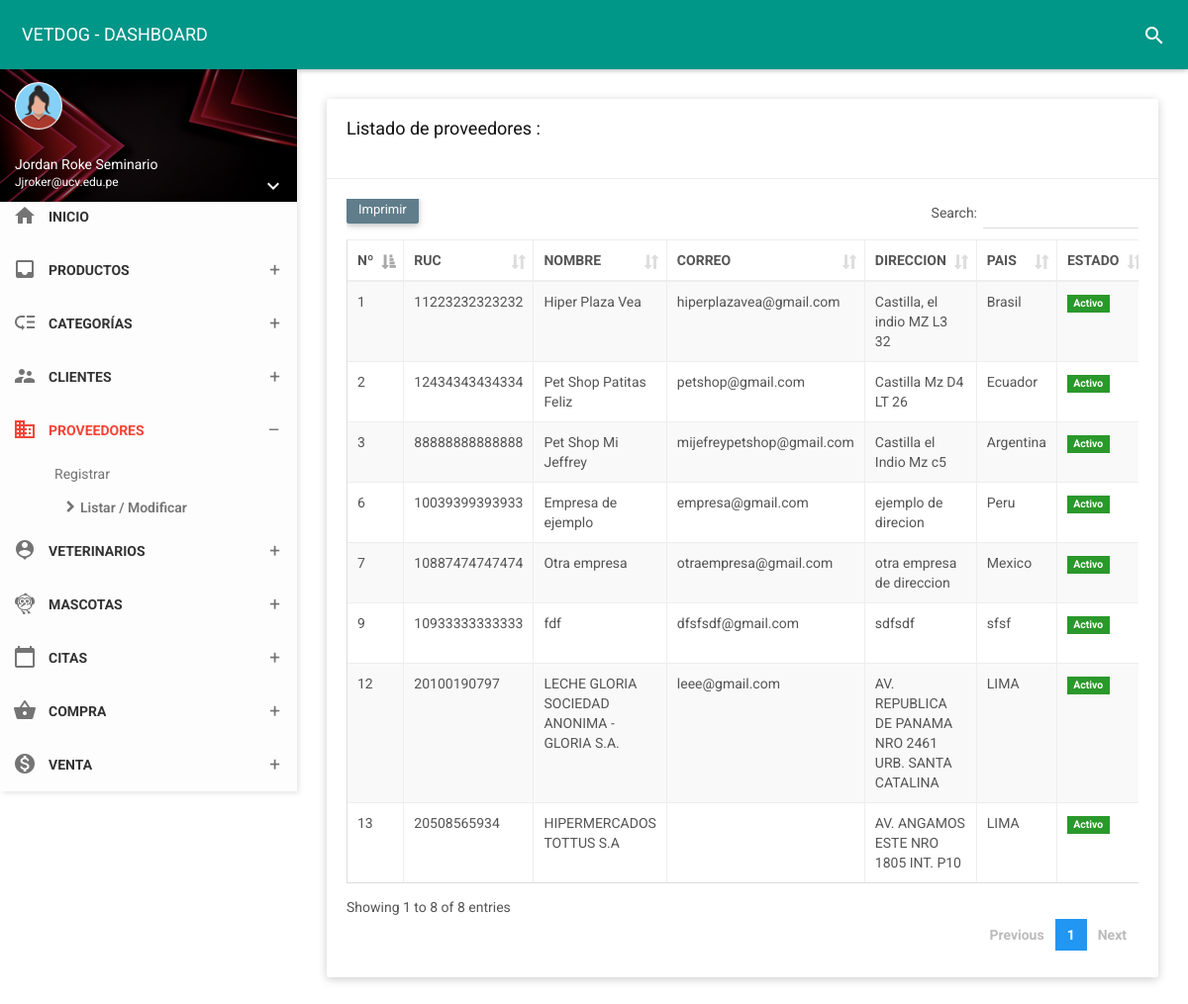
The page /folder/proveedores.php (signed in) on the database its author committed.
### tables this page shows
CREATE TABLE `supplier` (
  `id_prove` int(11) NOT NULL,
  `nomprove` varchar(255) NOT NULL,
  `ruc` char(14) NOT NULL,
  `direcc` varchar(200) NOT NULL,
  `pais` varchar(50) NOT NULL,
  `tele` char(12) NOT NULL,
  `corre` varchar(35) NOT NULL,
  `estado` char(1) NOT NULL,
  `fere` timestamp NOT NULL DEFAULT current_timestamp() ON UPDATE current_timestamp()
);

### controlador/suppliercontrolador.php (called while the page is built, shortened)
<?php
require_once '../modelo/modelosupplier.php';
class suppliercontrolador{
    function mostrar(){
        $supplier=new Modelo();
        $dato=$supplier->mostrar("supplier", "1");
        require_once '../vista/proveedores/mostrar.php';
    }
    }

### modelo/modelosupplier.php (called while the page is built, shortened)
<?php
class Modelo{
  private $supplier;
  private $db;
  public function __construct(){
      $this->supplier=array();
      $this->db=new PDO('mysql:host=localhost;dbname=vetdog',"root","");
  }
  public function mostrar($tabla,$condicion){
      $consulta="SELECT * FROM supplier";
      $resultado=$this->db->query($consulta);
      while ($tabla=$resultado->fetchAll(PDO::FETCH_ASSOC)) {
          $this->supplier[]=$tabla;
      }
      return $this->supplier;
    }
}
 ?>

### vista/proveedores/mostrar.php (the view, shortened to what this page needs)
<!DOCTYPE html>
<html>
<head>
    <link href="../assets/plugins/bootstrap/css/bootstrap.css" rel="stylesheet">
    <link href="../assets/plugins/node-waves/waves.css" rel="stylesheet" />
    <link href="../assets/plugins/animate-css/animate.css" rel="stylesheet" />
    <link href="../assets/plugins/jquery-datatable/skin/bootstrap/css/dataTables.bootstrap.css" rel="stylesheet">
    <link href="../css/style.css" rel="stylesheet">
    <link href="../assets/css/themes/all-themes.css" rel="stylesheet" />
</head>
<body class="theme-red">
    <nav class="navbar">
        <div class="container-fluid">
            <div class="navbar-header">
                <a class="navbar-brand" href="../vista/panel-admin/administrador"> VETDOG - DASHBOARD </a>
            </div>
            <div class="collapse navbar-collapse" id="navbar-collapse">
                <ul class="nav navbar-nav navbar-right">
                    <li><a href="javascript:void(0);" class="js-search" data-close="true"><i class="material-icons">search</i></a></li>
                </ul>
            </div>
        </div>
    </nav>
    <section>
        <aside id="leftsidebar" class="sidebar">
            <div class="user-info">
                <div class="image">
                    <img src="../assets/img/mujerico.png" width="48" height="48" alt="User" />
                </div>
                <div class="info-container">
                    <div class="name" data-toggle="dropdown" aria-haspopup="true" aria-expanded="false"><?php echo ucfirst($_SESSION['nombre']); ?></div>
                    <div class="email"><?php echo ucfirst($_SESSION['correo']); ?></div>
                    <div class="btn-group user-helper-dropdown">
                        <i class="material-icons" data-toggle="dropdown" aria-haspopup="true" aria-expanded="true">keyboard_arrow_down</i>
                    </div>
                </div>
            </div>
            <div class="menu">
                <ul class="list">
                    <li>
                        <a href="../vista/panel-admin/administrador">
                            <i class="material-icons">home</i>
                            <span>INICIO</span>
                        </a>
                    </li>
                    <li>
                        <a href="javascript:void(0);" class="menu-toggle">
                            <i class="material-icons">inbox</i>
                            <span>PRODUCTOS</span>
                        </a>
                    </li>
                    <li>
                        <a href="javascript:void(0);" class="menu-toggle">
                            <i class="material-icons">low_priority</i>
                            <span>CATEGORÍAS</span>
                        </a>
                    </li>
                    <li>
                        <a href="javascript:void(0);" class="menu-toggle">
                            <i class="material-icons">supervisor_account</i>
                            <span>CLIENTES</span>
                        </a>
                    </li>
                    <li class="active">
                        <a href="javascript:void(0);" class="menu-toggle">
                            <i class="material-icons">business</i>
                            <span>PROVEEDORES</span>
                        </a>
                        <ul class="ml-menu">
                            <li>
                                <a href="../vista/proveedores/nuevo">Registrar</a>
                            </li>
                            <li class="active">
                                <a href="proveedores">Listar / Modificar</a>
                            </li>
                        </ul>
                    </li>
                    <li>
                        <a href="javascript:void(0);" class="menu-toggle">
                            <i class="material-icons">person_pin</i>
                            <span>VETERINARIOS</span>
                        </a>
                    </li>
                    <li>
                        <a href="javascript:void(0);" class="menu-toggle">
                            <i class="material-icons">flutter_dash</i>
                            <span>MASCOTAS</span>
                        </a>
</li>
                    <li>
                        <a href="javascript:void(0);" class="menu-toggle">
                            <i class="material-icons">calendar_today</i>
                            <span>CITAS</span>
                        </a>
    </li>
    <li>
                        <a href="javascript:void(0);" class="menu-toggle">
                            <i class="material-icons">shopping_basket</i>
                            <span>COMPRA</span>
                        </a>
    </li>
<li>
                        <a href="javascript:void(0);" class="menu-toggle">
                            <i class="material-icons">monetization_on</i>
                            <span>VENTA</span>
                        </a>
    </li>
    </section>
    <section class="content">
        <div class="container-fluid">
            <div class="row clearfix">
                <div class="col-lg-12 col-md-12 col-sm-12 col-xs-12">
                    <div class="card">
                        <div class="header">
                            <h2>
                                Listado de proveedores :
                            </h2><br>
                        </div>
                        <div class="body">
                            <div class="table-responsive">
                                <table class="table table-bordered table-striped table-hover dataTable js-exportable">
                                    <thead>
                                        <tr>
                                        <th>Nº</th>
                                        <th>RUC</th>
                                        <th>NOMBRE</th>
                                        <th>CORREO</th>
                                        <th>DIRECCION</th>
                                        <th>PAIS</th>
                                        <th>ESTADO</th>
                                    </tr>
                                    </thead>
                                    <tbody>
                                       <?php
                          foreach ($dato as $key => $value){
                              foreach ($value as $va) { ?>
                                        <tr>
            <td><?php echo $va['id_prove'];?></td>
            <td><?php echo $va['ruc'];?></td>
            <td><?php echo $va['nomprove'];?></td>
            <td><?php echo $va['corre'];?></td>
            <td><?php echo $va['direcc'];?></td>
            <td><?php echo $va['pais'];?></td>
<td><?php
                if($va['estado']==1)  { ?>
                <form  method="get" action="javascript:activo('<?php echo $va['id_prove']; ?>')">
                    <span class="label label-success">Activo</span>
                </form>
                <?php  }   else {?>
                    <form  method="get" action="javascript:inactivo('<?php echo $va['id_prove']; ?>')">
                        <button type="submit" class="btn btn-danger btn-xs">Inactivo</button>
                     </form>
                        <?php  } ?></td>
                                        </tr>
                            <?php
                              }
                              }
                              ?>
                                    </tbody>
                                </table>
                            </div>
                        </div>
                    </div>
                </div>
            </div>
        </div>
    </section>
</body>
</html>

### assets/css/themes/all-themes.css (style rules this page uses)
.theme-red .navbar-brand { color: #fff; }
.theme-red .nav > li > a { color: #fff; }
.theme-red .sidebar .menu .list li.active { background-color: transparent; }
.theme-red .sidebar .menu .list li.active > :first-child i, .theme-red .sidebar .menu .list li.active > :first-child span { color: #F44336; }
.theme-red .sidebar .menu .list .toggled { background-color: transparent; }
.theme-red .sidebar .menu .list .ml-menu { background-color: transparent; }

### rows shown on the page
supplier: id_prove "1", ruc "11223232323232", nomprove "Hiper Plaza Vea", corre "hiperplazavea@gmail.com", direcc "Castilla, el indio MZ L3 32", pais "Brasil"
supplier: id_prove "2", ruc "12434343434334", nomprove "Pet Shop Patitas Feliz", corre "petshop@gmail.com", direcc "Castilla Mz D4 LT 26", pais "Ecuador"
supplier: id_prove "3", ruc "88888888888888", nomprove "Pet Shop Mi Jeffrey", corre "mijefreypetshop@gmail.com", direcc "Castilla el Indio Mz c5", pais "Argentina"
supplier: id_prove "6", ruc "10039399393933", nomprove "Empresa de ejemplo", corre "empresa@gmail.com", direcc "ejemplo de direcion", pais "Peru"
supplier: id_prove "7", ruc "10887474747474", nomprove "Otra empresa", corre "otraempresa@gmail.com", direcc "otra empresa de direccion", pais "Mexico"
supplier: id_prove "9", ruc "10933333333333", nomprove "fdf", corre "dfsfsdf@gmail.com", direcc "sdfsdf", pais "sfsf"
supplier: id_prove "12", ruc "20100190797", nomprove "LECHE GLORIA SOCIEDAD ANONIMA - GLORIA S.A.", corre "leee@gmail.com", direcc "AV. REPUBLICA DE PANAMA NRO 2461 URB. SANTA CATALINA", pais "LIMA"
supplier: id_prove "13", ruc "20508565934", nomprove "HIPERMERCADOS TOTTUS S.A", direcc "AV. ANGAMOS ESTE NRO 1805 INT. P10", pais "LIMA"

### other values the page prints
$_SESSION['nombre'] "Jordan Roke Seminario"
$_SESSION['correo'] "Jjroker@ucv.edu.pe"
